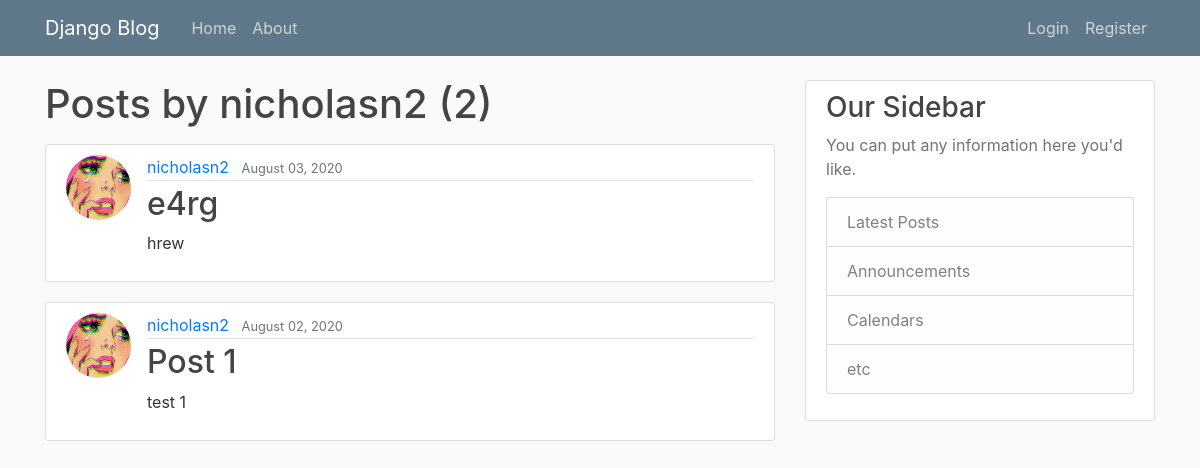
The app's page /user/nicholasn2, older data.
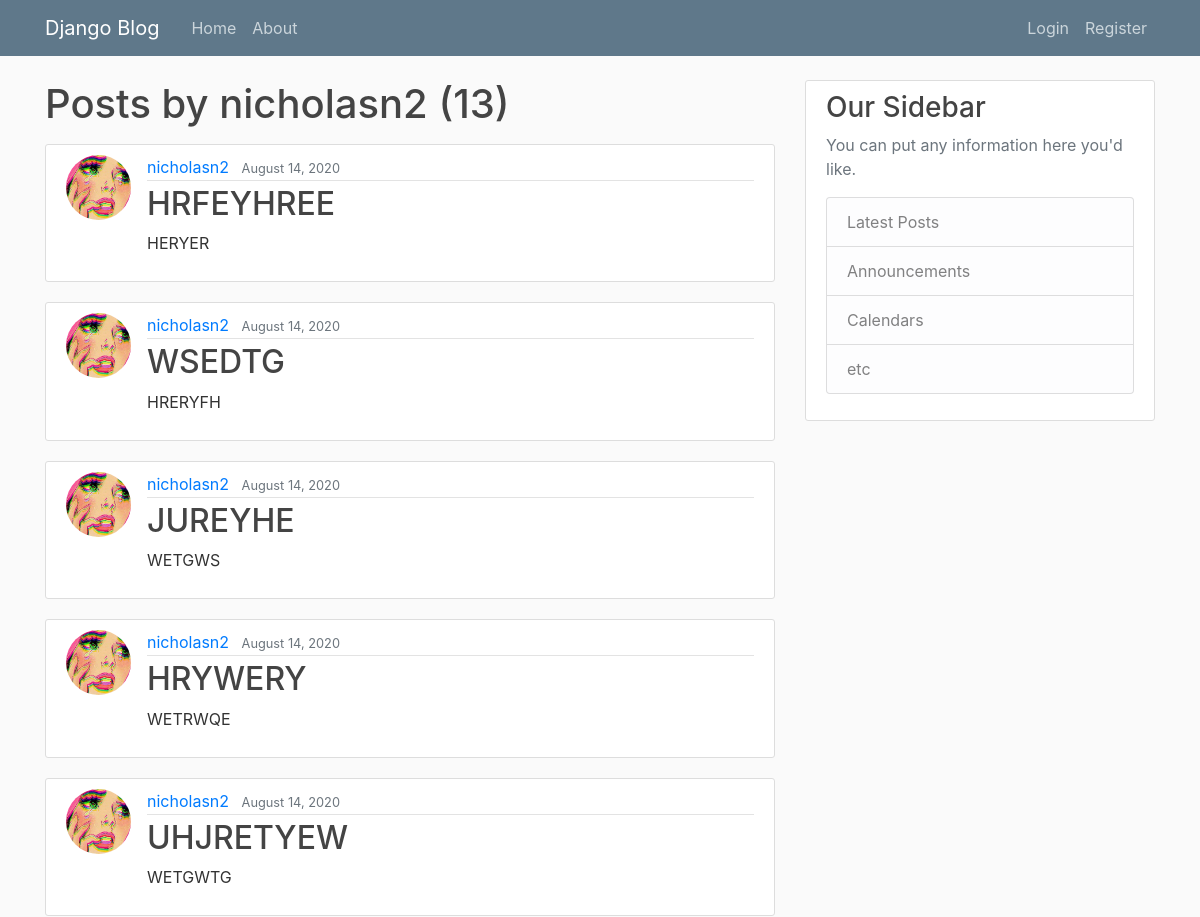
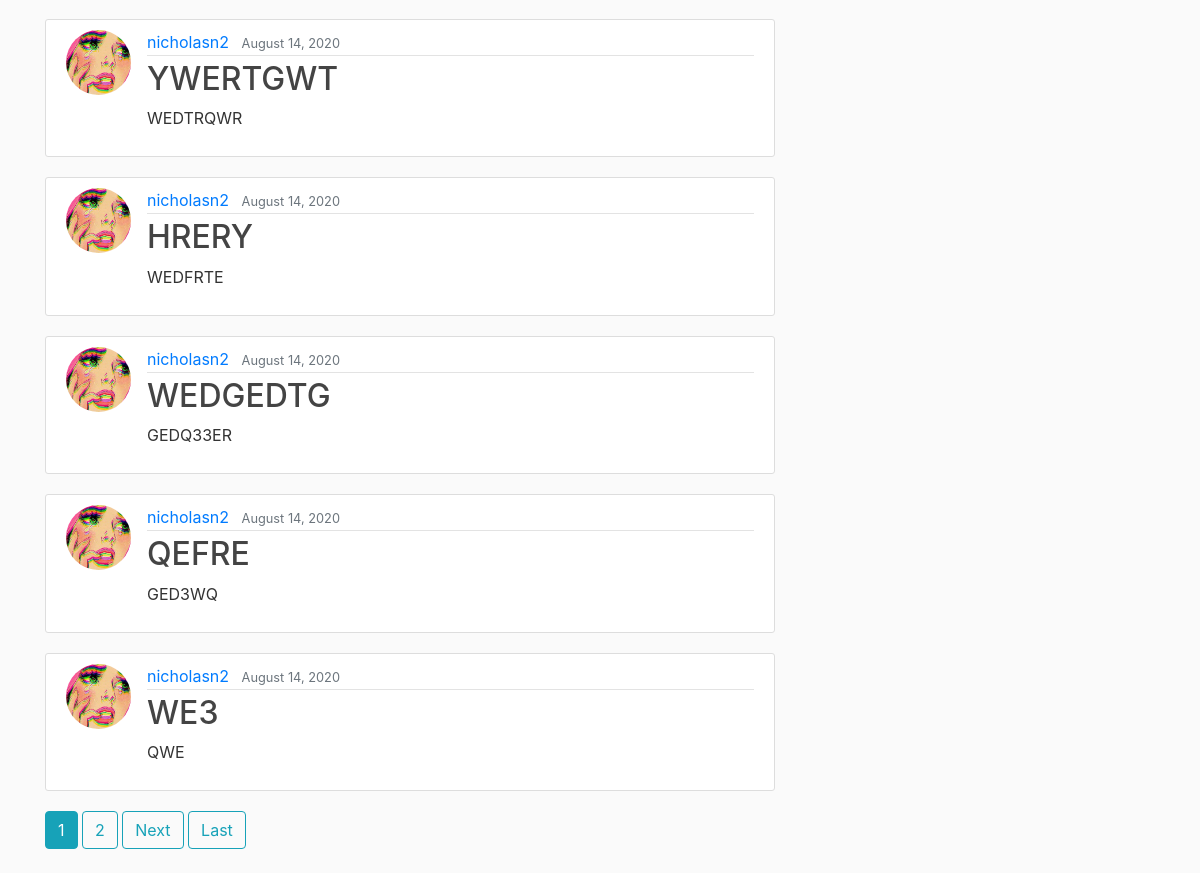
The same page, newer data (2 pictures, top to bottom).
### blog/models.py (models this page shows, shortened)
class Post(models.Model):
    title = models.CharField(max_length=100)
    content = models.TextField()
    date_posted = models.DateTimeField(default=timezone.now)
    author = models.ForeignKey(User, on_delete=models.CASCADE)

### users/models.py (models this page shows, shortened)
class Profile(models.Model):
    user = models.OneToOneField(User, on_delete=models.CASCADE)
    image = models.ImageField(default='default.jpg', upload_to='profile_pics')

### blog/views.py (the view)
# urls.py: path('user/<str:username>', UserPostListView.as_view(), name='user-posts'),
class UserPostListView(ListView):
    model = Post
    template_name = 'blog/user_posts.html'
    context_object_name = 'posts'
    paginate_by = 10
    def get_queryset(self):
        user = get_object_or_404(User, username=self.kwargs.get('username'))
        return Post.objects.filter(author=user).order_by('-date_posted')

### blog/templates/blog/user_posts.html (shortened to what this page needs)
{% extends "blog/base.html" %}
{% block content %}
    <h1 class="mb-3">Posts by {{ view.kwargs.username }} ({{ page_obj.paginator.count }})</h1>
    {% for post in posts %}
         <article class="media content-section">
             <img class="rounded-circle article-img"src="{{ post.author.profile.image.url }}" alt="">
              <div class="media-body">
                <div class="article-metadata">
                  <a class="mr-2" href="{% url 'user-posts' post.author.username %}">{{ post.author }}</a>
                  <small class="text-muted">{{ post.date_posted|date:'F d, Y' }}</small>
                </div>
                <h2><a class="article-title" href="{% url 'post-detail' post.id %}">{{ post.title }}</a></h2>
                <p class="article-content">{{ post.content }}</p>
              </div>
        </article>
    {% endfor %}
    {% if is_paginated %}
        {% for num in page_obj.paginator.page_range %}
            {% if page_obj.number == num %}
                <a class="btn btn-info mb-4" href="?page={{ num }}">{{ num }}</a>
            {% elif num > page_obj.number|add:'-3' and num < page_obj.number|add:'3' %}
                <a class="btn btn-outline-info mb-4" href="?page={{ num }}">{{ num }}</a>
            {% endif %}
        {% endfor %}
        {% if page_obj.has_next %}
            <a class="btn btn-outline-info mb-4" href="?page={{ page.obj.next_page_number }}">Next</a>
            <a class="btn btn-outline-info mb-4" href="?page={{ page.obj.paginator.num_pages }}">Last</a>
        {% endif %}
    {% endif %}
{% endblock content %}

Row changes from the older to the newer data that the page shows:
no longer on this page (row unchanged): Post: author.profile.image (picture), author "nicholasn2", date_posted "August 03, 2020", title "e4rg", content "hrew"
no longer on this page (row unchanged): Post: author.profile.image (picture), author "nicholasn2", date_posted "August 02, 2020", title "Post 1", content "test 1"
added Post: author.profile.image (picture), author "nicholasn2", date_posted "August 14, 2020", title "HRFEYHREE", content "HERYER"
added Post: author.profile.image (picture), author "nicholasn2", date_posted "August 14, 2020", title "WSEDTG", content "HRERYFH"
added Post: author.profile.image (picture), author "nicholasn2", date_posted "August 14, 2020", title "JUREYHE", content "WETGWS"
added Post: author.profile.image (picture), author "nicholasn2", date_posted "August 14, 2020", title "HRYWERY", content "WETRWQE"
added Post: author.profile.image (picture), author "nicholasn2", date_posted "August 14, 2020", title "UHJRETYEW", content "WETGWTG"
added Post: author.profile.image (picture), author "nicholasn2", date_posted "August 14, 2020", title "YWERTGWT", content "WEDTRQWR"
added Post: author.profile.image (picture), author "nicholasn2", date_posted "August 14, 2020", title "HRERY", content "WEDFRTE"
added Post: author.profile.image (picture), author "nicholasn2", date_posted "August 14, 2020", title "WEDGEDTG", content "GEDQ33ER"
added Post: author.profile.image (picture), author "nicholasn2", date_posted "August 14, 2020", title "QEFRE", content "GED3WQ"
added Post: author.profile.image (picture), author "nicholasn2", date_posted "August 14, 2020", title "WE3", content "QWE"
Text that changed along with them:
{{ page_obj.paginator.count }}: "2" → "13"
new list line: "1"
new list line: "2"
text now shown: "Next Last"
